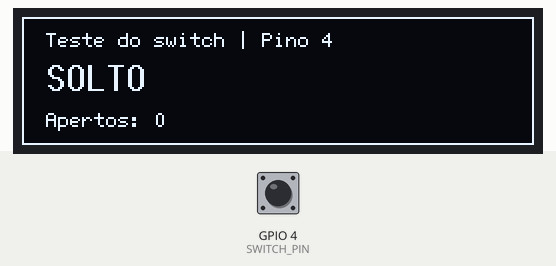
This sketch was run on a simulated ESP32. Parts: 256×64 one-colour display. The test bench sets the inputs (shaded band); at power-on: GPIO 4 (SWITCH_PIN) HIGH.

Above: at 1.2 s.
1.3 s: GPIO 4 (SWITCH_PIN) pulled LOW for 0.15 s
At 1.43 s:
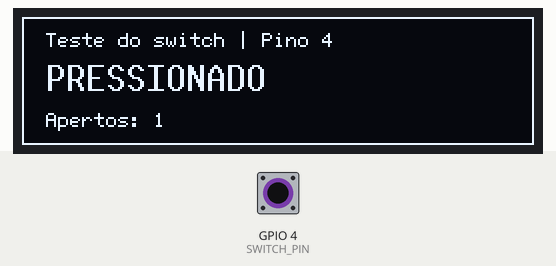
3.0 s: GPIO 4 (SWITCH_PIN) pulled LOW for 1 s
At 5.2 s:
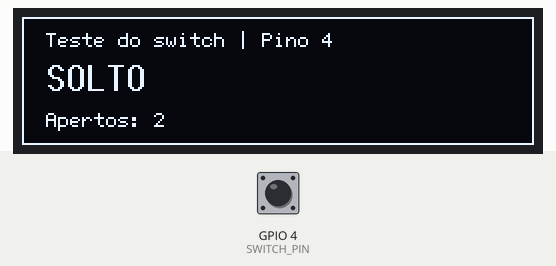
5.5 s: GPIO 4 (SWITCH_PIN) pulled LOW for 0.15 s
7.2 s: GPIO 4 (SWITCH_PIN) pulled LOW for 1 s
At 7.7 s:
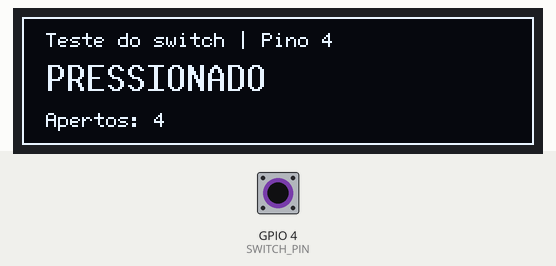
Timing chart, 0 to 10.2 s (numbered marks = the images above; inputs shaded):
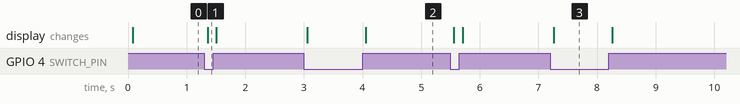

Measured:
- after the input at 1.3 s, the display: changes after 0.06 s (image 1)
- after the input at 3.0 s, the display: first changes after 0.06 s (image 2 shows a later state)
- after the input at 7.2 s, the display: changes after 0.06 s (image 3)

The sketch:

teste_switch_oled.ino
```cpp
#include <Arduino.h>
#include <U8g2lib.h>
#include <freertos/FreeRTOS.h>
#include <freertos/queue.h>
#include <freertos/task.h>

constexpr uint8_t SWITCH_PIN = 4;
constexpr uint8_t OLED_CLK = 12;
constexpr uint8_t OLED_MOSI = 11;
constexpr uint8_t OLED_CS = 10;
constexpr uint8_t OLED_DC = 13;
constexpr uint8_t OLED_RESET = 14;
constexpr uint32_t DEBOUNCE_MS = 5;

U8G2_SSD1322_NHD_256X64_F_4W_SW_SPI display(
    U8G2_R0, OLED_CLK, OLED_MOSI, OLED_CS, OLED_DC, OLED_RESET);

static_assert(sizeof(u8g2_uint_t) >= 2, "SSD1322 256x64 requer U8G2_16BIT");

struct SwitchStatus {
  int state;
  uint32_t pressCount;
};

void drawStatus(const SwitchStatus& status);

QueueHandle_t switchUpdates;

void drawStatus(const SwitchStatus& status) {
  char counter[32];
  snprintf(counter, sizeof(counter), "Apertos: %lu",
           static_cast<unsigned long>(status.pressCount));

  display.clearBuffer();
  display.drawFrame(0, 0, 256, 64);
  display.setFont(u8g2_font_6x12_tr);
  display.drawStr(12, 15, "Teste do switch | Pino 4");
  display.setFont(u8g2_font_10x20_tr);
  display.drawStr(12, 37, status.state == LOW ? "PRESSIONADO" : "SOLTO");
  display.setFont(u8g2_font_6x12_tr);
  display.drawStr(12, 55, counter);
  display.sendBuffer();
}

void readSwitch(void*) {
  int lastReading = digitalRead(SWITCH_PIN);
  SwitchStatus status{lastReading, 0};
  uint32_t lastChange = millis();
  xQueueOverwrite(switchUpdates, &status);

  for (;;) {
    const int reading = digitalRead(SWITCH_PIN);
    const uint32_t now = millis();
    if (reading != lastReading) {
      lastReading = reading;
      lastChange = now;
    }

    if (reading != status.state && now - lastChange >= DEBOUNCE_MS) {
      status.state = reading;
      if (status.state == LOW) {
        ++status.pressCount;
      }
      // O total acumula todos os apertos mesmo se o OLED pular um estado.
      xQueueOverwrite(switchUpdates, &status);
    }
    vTaskDelay(1);
  }
}

void setup() {
  pinMode(SWITCH_PIN, INPUT_PULLUP);
  display.begin();
  switchUpdates = xQueueCreate(1, sizeof(SwitchStatus));
  if (switchUpdates == nullptr ||
      xTaskCreate(readSwitch, "switch", 2048, nullptr, 2, nullptr) != pdPASS) {
    if (switchUpdates != nullptr) {
      vQueueDelete(switchUpdates);
      switchUpdates = nullptr;
    }
    display.setFont(u8g2_font_6x12_tr);
    display.drawStr(12, 25, "Erro ao iniciar leitura");
    display.sendBuffer();
  }
}

void loop() {
  if (switchUpdates == nullptr) {
    delay(1000);
    return;
  }

  SwitchStatus status;
  if (xQueueReceive(switchUpdates, &status, pdMS_TO_TICKS(100)) == pdTRUE) {
    drawStatus(status);
  }
}
```
